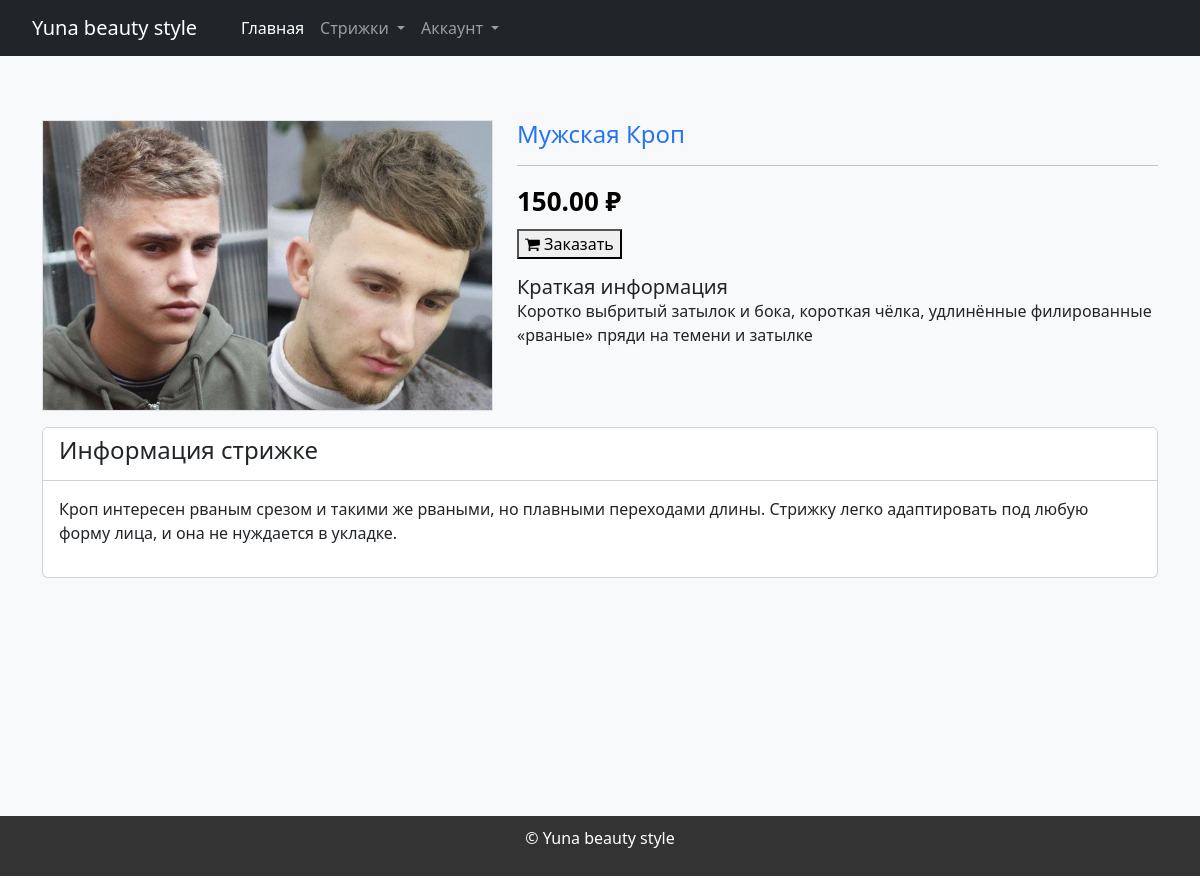
The app's page /product.php?id=3 with its own data.
### tables this page shows
CREATE TABLE `Products` (
  `ProductsID` int NOT NULL,
  `ProductName` varchar(255) NOT NULL,
  `Price` decimal(10,2) NOT NULL,
  `ShortDescription` text,
  `FullDescription` text,
  `img` varchar(50) NOT NULL,
  `Category` varchar(50) NOT NULL
);

### product.php (the view, shortened to what this page needs)
<?php include "html/header.php";
$id = $_GET['id'];
$stmt = $conn -> prepare("SELECT * FROM Products WHERE ProductsID = ?");
$stmt -> bind_param("i", $id);
$stmt -> execute();
$stmt = $stmt -> get_result();
$Product = $stmt -> fetch_assoc();
?>
<form action="basket.php" method="post">
	<div id="product" class="py-3 py-md-5 bg-light">
        <div class="container">
            <div class="row">
                <div class="col-md-5 mt-3">
                    <div class="bg-white border">
                        <img src="img/<?php echo htmlspecialchars($Product['img']);?>" class="w-100">
                    </div>
                </div>
                <div class="col-md-7 mt-3">
                    <div class="product-view">
                        <h4 class="product-name">
                            <?php echo htmlspecialchars($Product['Category']).' '.htmlspecialchars($Product['ProductName']);?>
                        </h4>
                        <hr>
                        <div>
                            <span class="selling-price"><?php echo htmlspecialchars($Product['Price']);?> ₽</span>
                        </div>
						<button type="submit" class="mt-2" class="btn btn1">
                         <i class="fa fa-shopping-cart"></i> Заказать
						</button>
                        <div class="mt-3">
                            <h5 class="mb-0">Краткая информация</h5>
                            <p>
                                <?php echo htmlspecialchars($Product['ShortDescription']);?>
                            </p>
                        </div>
                    </div>
                </div>
            </div>
            <div class="row">
                <div class="col-md-12 mt-3">
                    <div class="card">
                        <div class="card-header bg-white">
                            <h4>Информация стрижке</h4>
                        </div>
                        <div class="card-body">
                            <p>
                                <?php echo htmlspecialchars($Product['FullDescription']);?>
                            </p>
                        </div>
                    </div>
                </div>
            </div>
        </div>
    </div>
</form>
<?php include "html/footer.php"; ?>

### style/styles.css (style rules this page uses)
body { font-family: Arial, sans-serif; margin: 0; padding: 0; background-color: #f5f5f5; }
.product-view .product-name { font-size: 24px; color: #2874f0; }
.product-view .selling-price { font-size: 26px; color: #000; font-weight: 600; margin-right: 8px; }
#product, #cart, #cart1 { height: 95vh !important; }

### records on screen
products: img (picture), Category "Мужская", ProductName "Кроп", Price "150.00", ShortDescription "Коротко выбритый затылок и бока, короткая чёлка, удлинённые филированные «рваные» пряди на темени и затылке", FullDescription "Кроп интересен рваным срезом и такими же рваными, но плавными переходами длины. Стрижку легко адаптировать под любую форму лица, и она не нуждается в укладке."
